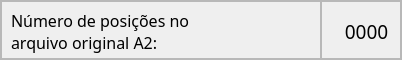
                         <widget class="QFrame" name="frame_71">
                          <property name="minimumSize">
                           <size>
                            <width>0</width>
                            <height>60</height>
                           </size>
                          </property>
                          <property name="maximumSize">
                           <size>
                            <width>16777215</width>
                            <height>60</height>
                           </size>
                          </property>
                          <property name="frameShape">
                           <enum>QFrame::StyledPanel</enum>
                          </property>
                          <property name="frameShadow">
                           <enum>QFrame::Raised</enum>
                          </property>
                          <layout class="QHBoxLayout" name="horizontalLayout_15">
                           <property name="spacing">
                            <number>0</number>
                           </property>
                           <property name="leftMargin">
                            <number>0</number>
                           </property>
                           <property name="topMargin">
                            <number>0</number>
                           </property>
                           <property name="rightMargin">
                            <number>0</number>
                           </property>
                           <property name="bottomMargin">
                            <number>0</number>
                           </property>
                           <item>
                            <widget class="QFrame" name="frame_72">
                             <property name="sizePolicy">
                              <sizepolicy hsizetype="Preferred" vsizetype="Preferred">
                               <horstretch>0</horstretch>
                               <verstretch>0</verstretch>
                              </sizepolicy>
                             </property>
                             <property name="minimumSize">
                              <size>
                               <width>320</width>
                               <height>0</height>
                              </size>
                             </property>
                             <property name="frameShape">
                              <enum>QFrame::StyledPanel</enum>
                             </property>
                             <property name="frameShadow">
                              <enum>QFrame::Raised</enum>
                             </property>
                             <widget class="QLabel" name="label_27">
                              <property name="geometry">
                               <rect>
                                <x>10</x>
                                <y>0</y>
                                <width>311</width>
                                <height>61</height>
                               </rect>
                              </property>
                              <property name="sizePolicy">
                               <sizepolicy hsizetype="Preferred" vsizetype="Preferred">
                                <horstretch>0</horstretch>
                                <verstretch>0</verstretch>
                               </sizepolicy>
                              </property>
                              <property name="font">
                               <font>
                                <family>Equinox Bold</family>
                                <pointsize>12</pointsize>
                               </font>
                              </property>
                              <property name="text">
                               <string>Número de posições no
arquivo original A2:</string>
                              </property>
                             </widget>
                            </widget>
                           </item>
                           <item>
                            <widget class="QFrame" name="frame_73">
                             <property name="minimumSize">
                              <size>
                               <width>80</width>
                               <height>0</height>
                              </size>
                             </property>
                             <property name="frameShape">
                              <enum>QFrame::StyledPanel</enum>
                             </property>
                             <property name="frameShadow">
                              <enum>QFrame::Raised</enum>
                             </property>
                             <widget class="QLabel" name="lbl_num_pos_orig_a2">
                              <property name="geometry">
                               <rect>
                                <x>0</x>
                                <y>0</y>
                                <width>91</width>
                                <height>61</height>
                               </rect>
                              </property>
                              <property name="font">
                               <font>
                                <family>Equinox Bold</family>
                                <pointsize>14</pointsize>
                               </font>
                              </property>
                              <property name="text">
                               <string>0000</string>
                              </property>
                              <property name="alignment">
                               <set>Qt::AlignCenter</set>
                              </property>
                             </widget>
                            </widget>
                           </item>
                          </layout>
                         </widget>
